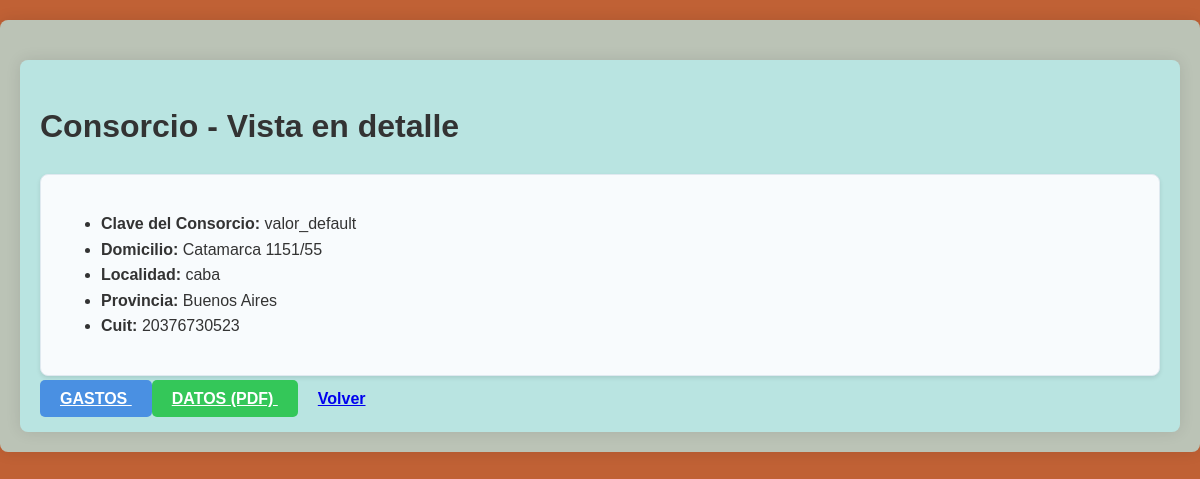
The page /consorcio/detail/23/ on the database as committed earlier.
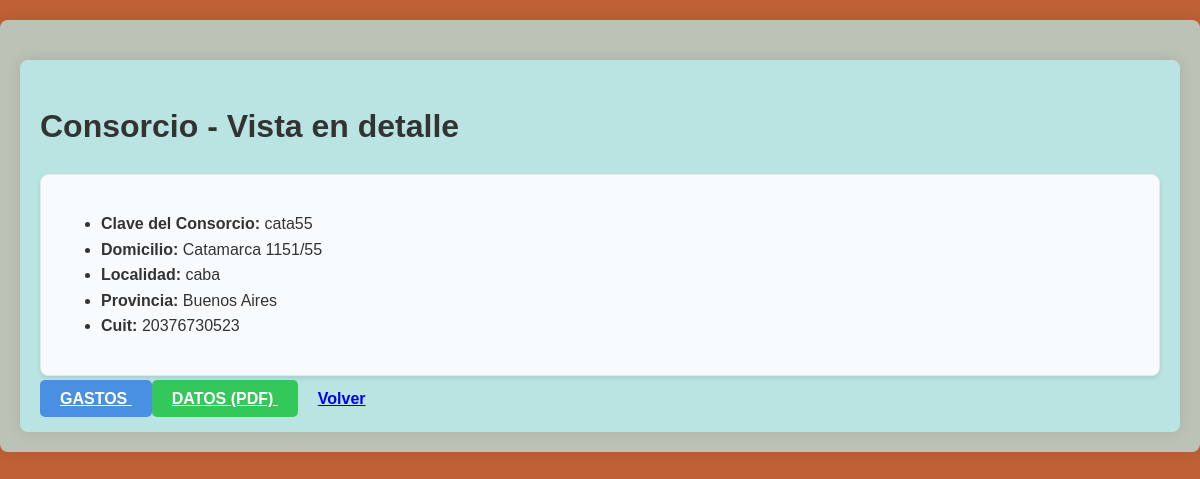
The same page on the database as committed later.
### tienda/models.py (models this page shows, shortened)
class Consorcio(models.Model):
    clave_del_consorcio = models.CharField(max_length=255, default="valor_default")
    domicilio = models.CharField(max_length=255)
    localidad =models.CharField(max_length=255, default = "caba")
    provincia = models.CharField(max_length=255, default ="Buenos Aires")
    cuit = models.CharField(max_length=11)

### tienda/views_models/consorcio.py (the view)
# urls.py: path("consorcio/detail/<int:pk>/", consorcio.consorcio_detail, name="consorcio_detail"),
def consorcio_detail(request: HttpRequest, pk:int)-> HttpResponse:
   query = Consorcio.objects.get(id=pk)
   return render(request, "tienda/consorcio_detail.html", {"object": query})

### tienda/templates/tienda/consorcio_detail.html (shortened to what this page needs)
{% extends 'tienda/base.html' %}
{% block contenido %}
<div class="container">
    <h1 class="text-center mb-4">Consorcio - Vista en detalle</h1>
    <div class="card">
        <div class="card-body">
            <ul class="list-group list-group-flush">
                <li class="list-group-item"><strong>Clave del Consorcio: </strong>{{object.clave_del_consorcio}}</li>
                <li class="list-group-item"><strong>Domicilio: </strong>{{object.domicilio}}</li>
                <li class="list-group-item"><strong>Localidad: </strong>{{object.localidad}}</li>
                <li class="list-group-item"><strong>Provincia: </strong>{{object.provincia}}</li>
                <li class="list-group-item"><strong>Cuit: </strong>{{object.cuit}}</li>
            </ul>
        </div>
    </div>
    <div class="text-center mt-4">
        <a href="{% url 'tienda:listar_gastos' object.pk %}" class="btn btn-primary me-2">
             GASTOS
        </a>
        <a href="{% url 'tienda:descargar_pdf' object.pk %}" class="btn btn-success me-2">
             DATOS (PDF)
        </a>
        <a href="{% url 'tienda:consorcio_list' %}" class="btn btn-secondary">
             Volver
        </a>
    </div>
</div>
{% endblock contenido %}

Rows that differ between the two databases and show on the page:
changed Consorcio "Catamarca 1151/55": clave_del_consorcio "valor_default" → "cata55"
